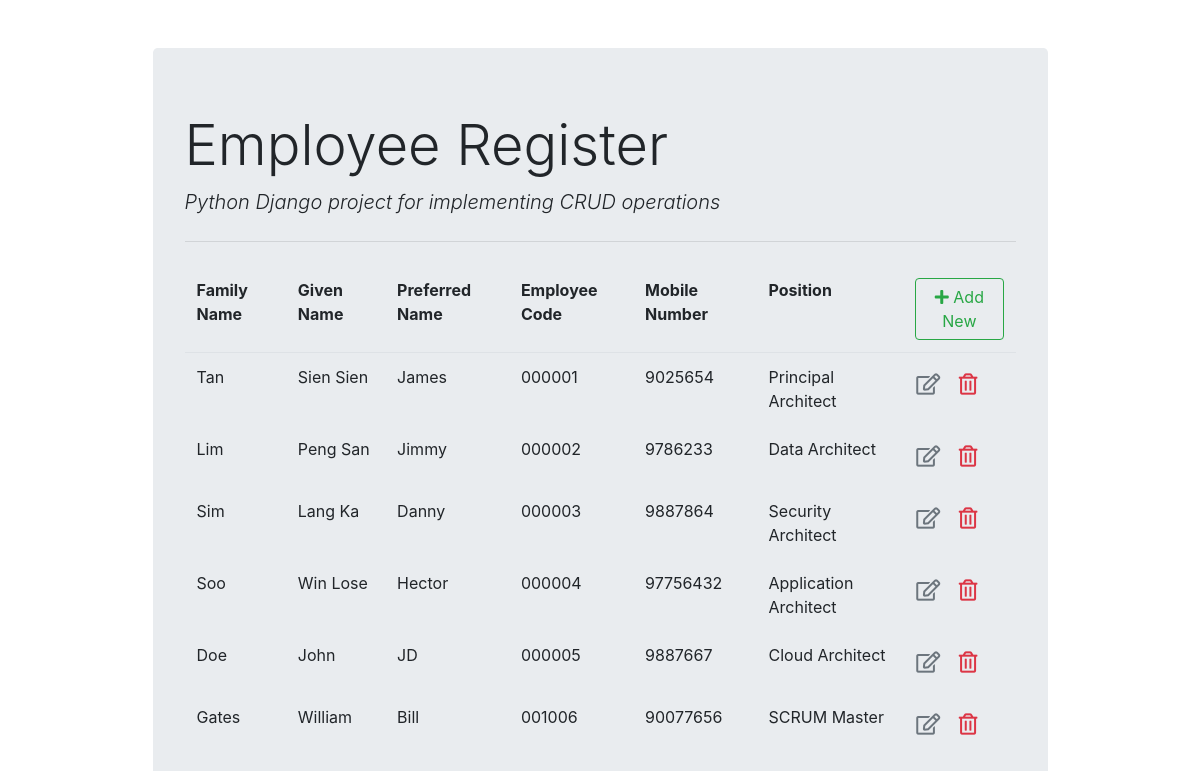
Screenshot of /employee/employee_list/ with the database file from the repository.
### employee_register/models.py (models this page shows, shortened)
class Employee(models.Model):
    family_name = models.CharField(max_length=50)
    given_name = models.CharField(max_length=100)
    preferred_name = models.CharField(null=True, blank=True, max_length=100)
    emp_code = models.CharField(max_length=6)
    mobile_no = models.CharField(max_length=15)
    position = models.ForeignKey(Position, on_delete=models.CASCADE)

class Position(models.Model):
    title = models.CharField(max_length=50)
    job_description = models.TextField(null=True, blank=True)
    def __str__(self):
        return self.title

### employee_register/views.py (the view)
# urls.py: path('employee_list/',views.employee_list,name='employee_list') # get req. to retrieve and display all records
def employee_list(request):
    context = {'employee_list': Employee.objects.all()}
    return render(request, "employee_register/employee_list.html", context)

### employee_register/templates/employee_register/employee_list.html (shortened to what this page needs)
{% extends "employee_register/base.html" %}
{% block content %}
<table class="table table-borderless">
    <thead class="border-bottom font-weight-bold">
        <tr>
            <td>Family Name</td>
            <td>Given Name</td>
            <td>Preferred Name</td>
            <td>Employee Code</td>
            <td>Mobile Number</td>
            <td>Position</td>
            <td>
                <a href="{% url 'employee_insert' %}" class="btn btn-outline-success">
                    <i class="fas fa-plus"></i> Add New
                </a>
            </td>
        </tr>
    </thead>
    <tbody>
        {% for employee in employee_list %}
            <tr>
                <td>{{employee.family_name}}</td>
                <td>{{employee.given_name}}</td>
                <td>{{employee.preferred_name}}</td>
                <td>{{employee.emp_code}}</td>
                <td>{{employee.mobile_no}}</td>
                <td>{{employee.position}}</td>
                <td>
                    <a href="{% url 'employee_update' employee.id %}" class="btn text-secondary px-0">
                        <i class="far fa-edit fa-lg"></i>
                    </a>
                    <form action="{% url 'employee_delete' employee.id %}" method="post" class="d-inline">
                        <button type="submit" class="btn">
                            <i class="far fa-trash-alt fa-lg text-danger float-right"></i>
                        </button>
                    </form>
                </td>
            </tr>
        {% endfor %}
    </tbody>
</table>
{% endblock content %}

### employee_register/templates/employee_register/base.html (shortened to what this page needs)
<!DOCTYPE html>
<html lang="en">
<head>
    <link rel="stylesheet" href="https://stackpath.bootstrapcdn.com/bootstrap/4.3.1/css/bootstrap.min.css"
>
    <link rel="stylesheet" href="https://cdnjs.cloudflare.com/ajax/libs/font-awesome/5.11.2/css/all.min.css">
</head>
<body>
    <div class="container">
        <div class="col-md-10 offset-md-1 mt-5">
            <div class="jumbotron">
                <h1 class="display-4">Employee Register</h1>
                <p class="lead font-italic">Python Django project for implementing CRUD operations</p>
                <hr class="my-4">
                {% block content %}
                {% endblock content %}
            </div>
        </div>
    </div>
</body>
</html>

### rows the page displays
Employee: family_name "Tan", given_name "Sien Sien", preferred_name "James", emp_code "000001", mobile_no "9025654", position "Principal Architect"
Employee: family_name "Lim", given_name "Peng San", preferred_name "Jimmy", emp_code "000002", mobile_no "9786233", position "Data Architect"
Employee: family_name "Sim", given_name "Lang Ka", preferred_name "Danny", emp_code "000003", mobile_no "9887864", position "Security Architect"
Employee: family_name "Soo", given_name "Win Lose", preferred_name "Hector", emp_code "000004", mobile_no "97756432", position "Application Architect"
Employee: family_name "Doe", given_name "John", preferred_name "JD", emp_code "000005", mobile_no "9887667", position "Cloud Architect"
Employee: family_name "Gates", given_name "William", preferred_name "Bill", emp_code "001006", mobile_no "90077656", position "SCRUM Master"
